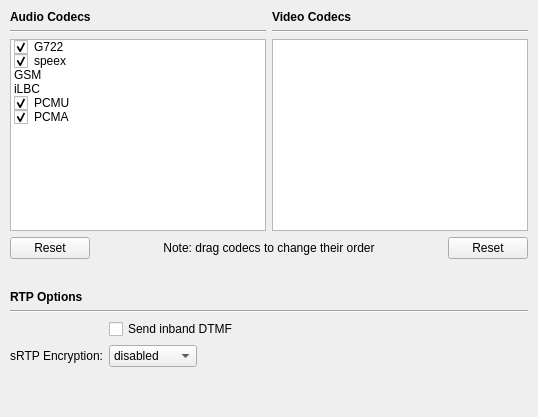
          <widget class="QWidget" name="media_tab">
           <attribute name="title">
            <string>Media</string>
           </attribute>
           <layout class="QGridLayout" name="media_tab_layout">
            <property name="margin">
             <number>10</number>
            </property>
            <item row="0" column="0">
             <widget class="QLabel" name="account_audio_codecs_label">
              <property name="font">
               <font>
                <weight>75</weight>
                <bold>true</bold>
               </font>
              </property>
              <property name="text">
               <string>Audio Codecs</string>
              </property>
             </widget>
            </item>
            <item row="0" column="1">
             <widget class="QLabel" name="account_video_codecs_label">
              <property name="font">
               <font>
                <weight>75</weight>
                <bold>true</bold>
               </font>
              </property>
              <property name="text">
               <string>Video Codecs</string>
              </property>
             </widget>
            </item>
            <item row="1" column="0">
             <widget class="Line" name="line_6">
              <property name="orientation">
               <enum>Qt::Horizontal</enum>
              </property>
             </widget>
            </item>
            <item row="1" column="1">
             <widget class="Line" name="line_7">
              <property name="orientation">
               <enum>Qt::Horizontal</enum>
              </property>
             </widget>
            </item>
            <item row="2" column="0">
             <widget class="QListWidget" name="account_audio_codecs_list">
              <property name="sizePolicy">
               <sizepolicy hsizetype="Expanding" vsizetype="Preferred">
                <horstretch>0</horstretch>
                <verstretch>0</verstretch>
               </sizepolicy>
              </property>
              <property name="horizontalScrollBarPolicy">
               <enum>Qt::ScrollBarAlwaysOff</enum>
              </property>
              <property name="dragEnabled">
               <bool>true</bool>
              </property>
              <property name="dragDropMode">
               <enum>QAbstractItemView::InternalMove</enum>
              </property>
              <item>
               <property name="text">
                <string>G722</string>
               </property>
               <property name="checkState">
                <enum>Checked</enum>
               </property>
              </item>
              <item>
               <property name="text">
                <string>speex</string>
               </property>
               <property name="checkState">
                <enum>Checked</enum>
               </property>
              </item>
              <item>
               <property name="text">
                <string>GSM</string>
               </property>
               <property name="checkState">
                <enum>Unchecked</enum>
               </property>
              </item>
              <item>
               <property name="text">
                <string>iLBC</string>
               </property>
               <property name="checkState">
                <enum>Unchecked</enum>
               </property>
              </item>
              <item>
               <property name="text">
                <string>PCMU</string>
               </property>
               <property name="checkState">
                <enum>Checked</enum>
               </property>
              </item>
              <item>
               <property name="text">
                <string>PCMA</string>
               </property>
               <property name="checkState">
                <enum>Checked</enum>
               </property>
              </item>
             </widget>
            </item>
            <item row="2" column="1">
             <widget class="QListWidget" name="account_video_codecs_list">
              <property name="horizontalScrollBarPolicy">
               <enum>Qt::ScrollBarAlwaysOff</enum>
              </property>
              <property name="dragEnabled">
               <bool>true</bool>
              </property>
              <property name="dragDropMode">
               <enum>QAbstractItemView::InternalMove</enum>
              </property>
             </widget>
            </item>
            <item row="3" column="0" colspan="2">
             <widget class="QWidget" name="reset_buttons_widget" native="true">
              <layout class="QHBoxLayout" name="reset_buttons_widget_layout">
               <property name="margin">
                <number>0</number>
               </property>
               <item>
                <widget class="QPushButton" name="reset_account_audio_codecs_button">
                 <property name="text">
                  <string>Reset</string>
                 </property>
                </widget>
               </item>
               <item>
                <widget class="QLabel" name="codecs_note_label">
                 <property name="sizePolicy">
                  <sizepolicy hsizetype="Expanding" vsizetype="Preferred">
                   <horstretch>0</horstretch>
                   <verstretch>0</verstretch>
                  </sizepolicy>
                 </property>
                 <property name="text">
                  <string>Note: drag codecs to change their order</string>
                 </property>
                 <property name="alignment">
                  <set>Qt::AlignCenter</set>
                 </property>
                </widget>
               </item>
               <item>
                <widget class="QPushButton" name="reset_account_video_codecs_button">
                 <property name="text">
                  <string>Reset</string>
                 </property>
                </widget>
               </item>
              </layout>
             </widget>
            </item>
            <item row="4" column="0" colspan="2">
             <spacer name="media_spacer_2">
              <property name="orientation">
               <enum>Qt::Vertical</enum>
              </property>
              <property name="sizeType">
               <enum>QSizePolicy::Fixed</enum>
              </property>
              <property name="sizeHint" stdset="0">
               <size>
                <width>20</width>
                <height>25</height>
               </size>
              </property>
             </spacer>
            </item>
            <item row="8" column="0" colspan="2">
             <spacer name="media_spacer">
              <property name="orientation">
               <enum>Qt::Vertical</enum>
              </property>
              <property name="sizeHint" stdset="0">
               <size>
                <width>20</width>
                <height>40</height>
               </size>
              </property>
             </spacer>
            </item>
            <item row="5" column="0" colspan="2">
             <widget class="QWidget" name="rtp_options_widget" native="true">
              <layout class="QGridLayout" name="rtp_options_widget_layout">
               <property name="margin">
                <number>0</number>
               </property>
               <item row="0" column="0" colspan="3">
                <widget class="QLabel" name="rtp_options_label">
                 <property name="font">
                  <font>
                   <weight>75</weight>
                   <bold>true</bold>
                  </font>
                 </property>
                 <property name="text">
                  <string>RTP Options</string>
                 </property>
                </widget>
               </item>
               <item row="1" column="0" colspan="3">
                <widget class="Line" name="line_8">
                 <property name="orientation">
                  <enum>Qt::Horizontal</enum>
                 </property>
                </widget>
               </item>
               <item row="3" column="1">
                <widget class="QComboBox" name="srtp_encryption_button">
                 <item>
                  <property name="text">
                   <string>disabled</string>
                  </property>
                 </item>
                 <item>
                  <property name="text">
                   <string>optional</string>
                  </property>
                 </item>
                 <item>
                  <property name="text">
                   <string>mandatory</string>
                  </property>
                 </item>
                </widget>
               </item>
               <item row="3" column="2">
                <spacer name="srtp_spacer">
                 <property name="orientation">
                  <enum>Qt::Horizontal</enum>
                 </property>
                 <property name="sizeHint" stdset="0">
                  <size>
                   <width>40</width>
                   <height>20</height>
                  </size>
                 </property>
                </spacer>
               </item>
               <item row="3" column="0">
                <widget class="QLabel" name="srtp_encryption_label">
                 <property name="text">
                  <string>sRTP Encryption:</string>
                 </property>
                 <property name="alignment">
                  <set>Qt::AlignRight|Qt::AlignTrailing|Qt::AlignVCenter</set>
                 </property>
                </widget>
               </item>
               <item row="2" column="1" colspan="2">
                <widget class="QCheckBox" name="inband_dtmf_button">
                 <property name="text">
                  <string>Send inband DTMF</string>
                 </property>
                </widget>
               </item>
              </layout>
             </widget>
            </item>
           </layout>
          </widget>
